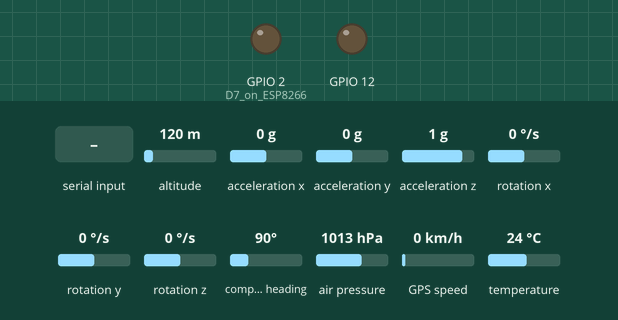
Simulated run of this sketch. Board: ESP32. Shown: output pins drawn as LEDs (lit = HIGH). Inputs (shaded band) come from the test bench; at power-on: altitude 120 m, acceleration x 0 g, acceleration y 0 g, acceleration z 1 g, rotation x 0 °/s, rotation y 0 °/s, rotation z 0 °/s, compass heading 90°, air pressure 1013 hPa, GPS speed 0 km/h, temperature 24 °C. Storage starts empty; the GPS gets a fix after 3 s at 37.7749, -122.4194 with 8 satellites; pins used as bus, display or sensor lines are not drawn; what the sketch prints to the serial monitor is not drawn.

Above: at 3.0 s.
3.1 s: "ok\n" received over the second serial link
At 3.9 s:
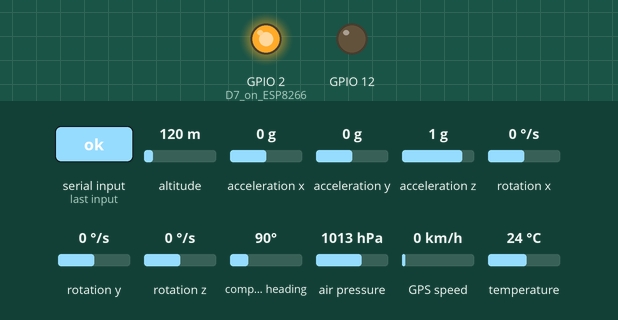
Timing chart, 0 to 56.9 s (numbered marks = the images above; inputs shaded):
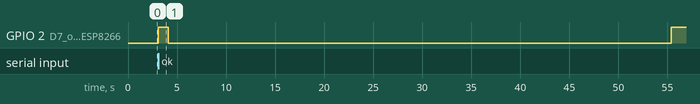

The sketch:

cansat.ino
```cpp
#include "mpu6050.h"
#include <Adafruit_MPL3115A2.h>
#include "FS.h"
#include "SD.h"
#include "SPI.h"
//#include <SoftwareSerial.h>
#include <TinyGPSPlus.h>
#include <HardwareSerial.h>
//SoftwareSerial loraSerial(14, 12); // (rxPin (D5), txPin (D6), inverse_logic, buffer size);
String str;
HardwareSerial loraSerial(1);//comment when back
HardwareSerial ss(2);
static const int RXPin = 16, TXPin = 17;
static const uint32_t GPSBaud = 9600;

int packageID = 0;

#define RST 4


TinyGPSPlus gps;
String Date;
String Time;
String Location;

Adafruit_MPL3115A2 baro = Adafruit_MPL3115A2();
int t=0;

void listDir(fs::FS &fs, const char * dirname, uint8_t levels){
    Serial.printf("Listing directory: %s\n", dirname);

    File root = fs.open(dirname);
    if(!root){
        Serial.println("Failed to open directory");
        return;
    }
    if(!root.isDirectory()){
        Serial.println("Not a directory");
        return;
    }

    File file = root.openNextFile();
    while(file){
        if(file.isDirectory()){
            Serial.print("  DIR : ");
            Serial.println(file.name());
            if(levels){
                listDir(fs, file.path(), levels -1);
            }
        } else {
            Serial.print("  FILE: ");
            Serial.print(file.name());
            Serial.print("  SIZE: ");
            Serial.println(file.size());
        }
        file = root.openNextFile();
    }
}

void createDir(fs::FS &fs, const char * path){
    Serial.printf("Creating Dir: %s\n", path);
    if(fs.mkdir(path)){
        Serial.println("Dir created");
    } else {
        Serial.println("mkdir failed");
    }
}

void removeDir(fs::FS &fs, const char * path){
    Serial.printf("Removing Dir: %s\n", path);
    if(fs.rmdir(path)){
        Serial.println("Dir removed");
    } else {
        Serial.println("rmdir failed");
    }
}

void readFile(fs::FS &fs, const char * path){
    Serial.printf("Reading file: %s\n", path);

    File file = fs.open(path);
    if(!file){
        Serial.println("Failed to open file for reading");
        return;
    }

    Serial.print("Read from file: ");
    while(file.available()){
        Serial.write(file.read());
    }
    file.close();
}

void writeFile(fs::FS &fs, const char * path, const char * message){
    Serial.printf("Writing file: %s\n", path);

    File file = fs.open(path, FILE_WRITE);
    if(!file){
        Serial.println("Failed to open file for writing");
        return;
    }
    if(file.print(message)){
        Serial.println("File written");
    } else {
        Serial.println("Write failed");
    }
    file.close();
}

void appendFile(fs::FS &fs, const char * path, float message){
    Serial.printf("Appending to file: %s\n", path);

    File file = fs.open(path, FILE_APPEND);
    if(!file){
        Serial.println("Failed to open file for appending");
        return;
    }
    if(file.print(message)){
        Serial.println("Message appended");
    } else {
        Serial.println("Append failed");
    }
    file.close();
}

void appendFilechar(fs::FS &fs, const char * path, const char * message){
    Serial.printf("Appending to file: %s\n", path);

    File file = fs.open(path, FILE_APPEND);
    if(!file){
        Serial.println("Failed to open file for appending");
        return;
    }
    if(file.print(message)){
        Serial.println("Message appended");
    } else {
        Serial.println("Append failed");
    }
    file.close();
}

void renameFile(fs::FS &fs, const char * path1, const char * path2){
    Serial.printf("Renaming file %s to %s\n", path1, path2);
    if (fs.rename(path1, path2)) {
        Serial.println("File renamed");
    } else {
        Serial.println("Rename failed");
    }
}

void deleteFile(fs::FS &fs, const char * path){
    Serial.printf("Deleting file: %s\n", path);
    if(fs.remove(path)){
        Serial.println("File deleted");
    } else {
        Serial.println("Delete failed");
    }
}

void testFileIO(fs::FS &fs, const char * path){
    File file = fs.open(path);
    static uint8_t buf[512];
    size_t len = 0;
    uint32_t start = millis();
    uint32_t end = start;
    if(file){
        len = file.size();
        size_t flen = len;
        start = millis();
        while(len){
            size_t toRead = len;
            if(toRead > 512){
                toRead = 512;
            }
            file.read(buf, toRead);
            len -= toRead;
        }
        end = millis() - start;
        Serial.printf("%u bytes read for %u ms\n", flen, end);
        file.close();
    } else {
        Serial.println("Failed to open file for reading");
    }


    file = fs.open(path, FILE_WRITE);
    if(!file){
        Serial.println("Failed to open file for writing");
        return;
    }

    size_t i;
    start = millis();
    for(i=0; i<2048; i++){
        file.write(buf, 512);
    }
    end = millis() - start;
    Serial.printf("%u bytes written for %u ms\n", 2048 * 512, end);
    file.close();
}

void setup() {
  delay(1000);

  pinMode(2, OUTPUT);  // D7 on ESP8266
  pinMode(12,OUTPUT);
  pinMode(RST,OUTPUT);
  led_off();

  // Open serial communications and wait for port to open:
  Serial.begin(115200);  // Serial communication to PC

	ss.begin(GPSBaud, SERIAL_8N1, RXPin, TXPin);
	Serial.println(F("DeviceExample.ino"));
	Serial.println(F("A simple demonstration of TinyGPSPlus with an attached GPS module"));
	Serial.print(F("Testing TinyGPSPlus library v. ")); Serial.println(TinyGPSPlus::libraryVersion());
	Serial.println(F("by Mikal Hart"));
	Serial.println();

  loraSerial.begin(57600,SERIAL_8N1, 14, 27);  // Serial communication to RN2483
  digitalWrite(RST,LOW);
  delay(200);
  digitalWrite(RST,HIGH);
  loraSerial.setTimeout(3000);
  lora_autobaud();

  led_on();
  delay(1000);
  led_off();

  Serial.println("Initing LoRa");

  //loraSerial.listen();
  str = loraSerial.readStringUntil('\n');
  Serial.println(str);
  loraSerial.println("sys get ver");
  str = loraSerial.readStringUntil('\n');
  Serial.println(str);

  loraSerial.println("mac pause");
  str = loraSerial.readStringUntil('\n');
  Serial.println(str);

//  loraSerial.println("radio set bt 0.5");  // Uncomment if we want to use FSK
//  wait_for_ok();

  loraSerial.println("radio set mod lora"); // Comment if we want to use FSK
  str = loraSerial.readStringUntil('\n');
  Serial.println(str);

  loraSerial.println("radio set freq 869100000");
  str = loraSerial.readStringUntil('\n');
  Serial.println(str);

  loraSerial.println("radio set pwr 14");  //max power 14 dBm
  str = loraSerial.readStringUntil('\n');
  Serial.println(str);

  loraSerial.println("radio set sf sf6");
  str = loraSerial.readStringUntil('\n');
  Serial.println(str);

  loraSerial.println("radio set afcbw 41.7");
  str = loraSerial.readStringUntil('\n');
  Serial.println(str);

  loraSerial.println("radio set rxbw 125");
  str = loraSerial.readStringUntil('\n');
  Serial.println(str);

//  loraSerial.println("radio set bitrate 50000");
//  wait_for_ok();

//  loraSerial.println("radio set fdev 25000");
//  wait_for_ok();

  loraSerial.println("radio set prlen 8");
  str = loraSerial.readStringUntil('\n');
  Serial.println(str);

  loraSerial.println("radio set crc on");
  str = loraSerial.readStringUntil('\n');
  Serial.println(str);

  loraSerial.println("radio set iqi off");
  str = loraSerial.readStringUntil('\n');
  Serial.println(str);

  loraSerial.println("radio set cr 4/5");
  str = loraSerial.readStringUntil('\n');
  Serial.println(str);

  loraSerial.println("radio set wdt 60000"); //disable for continuous reception
  str = loraSerial.readStringUntil('\n');
  Serial.println(str);

  loraSerial.println("radio set sync 12");
  str = loraSerial.readStringUntil('\n');
  Serial.println(str);

  loraSerial.println("radio set bw 125");
  str = loraSerial.readStringUntil('\n');
  Serial.println(str);

  Serial.println("ready for lora");


  Init_mpu6050();
  Serial.println("Adafruit_MPL3115A2 test!");
    if(!SD.begin()){
        Serial.println("Card Mount Failed");
        return;
    }
    uint8_t cardType = SD.cardType();

    if(cardType == CARD_NONE){
        Serial.println("No SD card attached");
        return;
    }

    Serial.print("SD Card Type: ");
    if(cardType == CARD_MMC){
        Serial.println("MMC");
    } else if(cardType == CARD_SD){
        Serial.println("SDSC");
    } else if(cardType == CARD_SDHC){
        Serial.println("SDHC");
    } else {
        Serial.println("UNKNOWN");
    }

    uint64_t cardSize = SD.cardSize() / (1024 * 1024);
    Serial.printf("SD Card Size: %lluMB\n", cardSize);
    listDir(SD, "/", 0);
    removeDir(SD, "/sensor");
    createDir(SD, "/sensor");
    writeFile(SD,"/sensor/Pressure.txt","Inches(Hg) ");
    writeFile(SD,"/sensor/Altiitude.txt","meters ");
    writeFile(SD,"/sensor/Temperature.txt","*C ");
    writeFile(SD,"/sensor/Gyroscope.txt","velocity");

    /*wifi
    */
    Serial.println();
}

void loop() {

  if (! baro.begin()) {
        Serial.println("Couldnt find sensor");
        return;
  }

    float pascals = baro.getPressure();
    Serial.print(pascals/3377); Serial.println(" Inches (Hg)");

    float altm = baro.getAltitude();
    Serial.print(altm); Serial.println(" meters");

    float tempC = baro.getTemperature();
    Serial.print(tempC); Serial.println("*C");


    appendFile(SD, "/sensor/Pressure.txt", pascals/3377);
    appendFilechar(SD, "/sensor/Pressure.txt", " ");
    appendFile(SD, "/sensor/Altitude.txt", altm);
    appendFilechar(SD, "/sensor/Altitude.txt", " ");
    appendFile(SD, "/sensor/Temperature.txt", tempC);
    appendFilechar(SD, "/sensor/Temperature.txt", " ");


	while (ss.available() > 0) {
		if (gps.encode(ss.read())) {
			displayInfo();
		}
	}

	if (millis() > 5000 && gps.charsProcessed() < 10) {
		Serial.println(F("No GPS detected: check wiring."));
		while(true);
	}
  delay(2000);
  Serial.println(Date);
  Serial.println(Time);
  Serial.println(Location);


  ReadMPU6050();
  // 串口绘图仪 可视化线加速度曲线
  // Serial.print("Acc_x:");
  // Serial.print(mpu6050_data.Acc_X);
  // Serial.print(",");
  // Serial.print("Acc_Y:");
  // Serial.print(mpu6050_data.Acc_Y);
  // Serial.print(",");
  // Serial.print("Acc_Z:");
  // Serial.println(mpu6050_data.Acc_Z);

  // 串口绘图仪 可视化角速度曲线
  Serial.print("Angle_velocity_R:");
  Serial.println(mpu6050_data.Angle_Velocity_R);
  Serial.print(",");
  Serial.print("Angle_velocity_P:");
  Serial.print(mpu6050_data.Angle_Velocity_P);
  Serial.print(",");
  Serial.print("Angle_velocity_Y:");
  Serial.println(mpu6050_data.Angle_Velocity_Y);

  float AR=mpu6050_data.Angle_Velocity_R;
  float AP=mpu6050_data.Angle_Velocity_P;
  float AY=mpu6050_data.Angle_Velocity_Y;


  delay(50);

  appendFilechar(SD, "/sensor/Gyroscope.txt", " ");
  appendFile(SD, "/sensor/Gyroscope.txt", mpu6050_data.Angle_Velocity_R);
  appendFilechar(SD, "/sensor/Gyroscope.txt", " ");
  appendFile(SD, "/sensor/Gyroscope.txt", mpu6050_data.Angle_Velocity_P);
  appendFilechar(SD, "/sensor/Gyroscope.txt", " ");
  appendFile(SD, "/sensor/Gyroscope.txt", mpu6050_data.Angle_Velocity_Y);
  appendFilechar(SD, "/sensor/Gyroscope.txt", "\n");


  led_on();


  char tempS[15];
  dtostrf(tempC, 3, 1, tempS);
  const char* tempInput=tempS;
  const char* head="Temperature: ";
  char temp[2*strlen(tempInput)+1];
  char header[2*strlen(head)+1];
  stringToHex(tempInput,temp);
  stringToHex(head,header);
  Serial.print("packageID = ");
  Serial.println(packageID);


  char pas[15];
  dtostrf(pascals/3377, 3, 2, pas);
  const char* pasInput=pas;
  head="pascals: ";
  char pa[2*strlen(pasInput)+1];
  header[2*strlen(head)+1];
  stringToHex(pasInput,pa);
  stringToHex(head,header);

  char altitude[15];
  dtostrf(altm, 4, 2, altitude);
  const char* altInput=altitude;
  head="altitude: ";
  char alt[2*strlen(altInput)+1];
  header[2*strlen(head)+1];
  stringToHex(altInput,alt);
  stringToHex(head,header);

  const char* TimeInput=Time.c_str();
  head="Time: ";
  char TimeS[2*strlen(TimeInput)+1];
  header[2*strlen(head)+1];
  stringToHex(TimeInput,TimeS);
  stringToHex(head,header);

  const char* DateInput=Date.c_str();
  head="Date: ";
  char DateS[2*strlen(DateInput)+1];
  header[2*strlen(head)+1];
  stringToHex(DateInput,DateS);
  stringToHex(head,header);

  const char* LocationInput=Location.c_str();
  head="Location: ";
  char LocationS[2*strlen(LocationInput)+1];
  header[2*strlen(head)+1];
  stringToHex(LocationInput,LocationS);
  stringToHex(head,header);
  loraSerial.print("radio tx ");
  loraSerial.println(String(temp)+String(pa)+String(alt)+String(TimeS)+String(DateS)+String(LocationS));
  str = loraSerial.readStringUntil('\n');
  Serial.println(str);
  str = loraSerial.readStringUntil('\n');
  Serial.println(str);

  led_off();
  packageID = packageID + 1;

}


void lora_autobaud()
{
  String response = "";
  while (response=="")
  {
    delay(1000);
    loraSerial.write((byte)0x00);
    loraSerial.write(0x55);
    loraSerial.println();
    loraSerial.println("sys get ver");
    response = loraSerial.readStringUntil('\n');
  }
}


/*
 * This function blocks until the word "ok\n" is received on the UART,
 * or until a timeout of 3*5 seconds.
 */
int wait_for_ok()
{
  str = loraSerial.readStringUntil('\n');
  if ( str.indexOf("ok") == 0 ) {
    return 1;
  }
  else return 0;
}

void led_on()
{
  digitalWrite(2, 1);
}

void led_off()
{
  digitalWrite(2, 0);
}
void stringToHex(const char* inputString, char* hexStringBuffer) {
  int len = strlen(inputString);
  for (int i = 0; i < len; i++) {
    // 将每个字符转换为其十六进制表示，并追加到 hexStringBuffer 中
    sprintf(hexStringBuffer + (i * 2), "%02X", inputString[i]);
  }
}


void displayInfo() {
	Serial.print(F("Location: "));
	if (gps.location.isValid()) {
		Serial.print(gps.location.lat(), 6);
		Serial.print(F(","));
		Serial.print(gps.location.lng(), 6);
    String lat=String(gps.location.lat(),6);
    String lng=String(gps.location.lng(),6);
    String pardon=",";
    Location=lat+pardon+lng;
	} else {
		Serial.print(F("INVALID"));
    Location="xxx.xxxxxx,xxx.xxxxxx";
	}

	Serial.print(F("  Date/Time: "));
	if (gps.date.isValid()) {
		Serial.print(gps.date.month());
		Serial.print(F("/"));
		Serial.print(gps.date.day());
		Serial.print(F("/"));
		Serial.print(gps.date.year());
    String block="/";
    Date=gps.date.month()+block+gps.date.day()+block+gps.date.year();
	} else {
		Serial.print(F("INVALID"));
    Date="xx/xx/xxxx";
	}

	Serial.print(F(" "));
	if (gps.time.isValid()) {
		if (gps.time.hour() < 10) Serial.print(F("0"));
		Serial.print(gps.time.hour());
		Serial.print(F(":"));
		if (gps.time.minute() < 10) Serial.print(F("0"));
		Serial.print(gps.time.minute());
		Serial.print(F(":"));
		if (gps.time.second() < 10) Serial.print(F("0"));
		Serial.print(gps.time.second());
		Serial.print(F("."));
		if (gps.time.centisecond() < 10) Serial.print(F("0"));
		Serial.print(gps.time.centisecond());
    String Hour1;
    String Minute1;
    String Second1;
    String Centisecond1;
    String say=":";
    if(gps.time.hour()<10){ Hour1="0";}else(Hour1="");
    if(gps.time.minute()<10){ Minute1="0";}else Minute1="";
    if(gps.time.second()<10){ Second1="0";}else Second1="";
    if(gps.time.centisecond()<10){Centisecond1="0";}else Centisecond1="";
    Time=Hour1+gps.time.hour()+say+Minute1+gps.time.minute()+say+Second1+gps.time.second()+say+Centisecond1+gps.time.centisecond();
	} else {
		Serial.print(F("INVALID"));
    Time=("xx:xx:xx:xx");
	}

	Serial.println();
}
```

mpu6050.h
```cpp
#include <Adafruit_MPU6050.h>
#include <Adafruit_Sensor.h>
#include <Wire.h>

Adafruit_MPU6050 mpu;

struct MPU6050_DATA
{
  // 摄氏度
  double Temperature = 0.0;

  // 沿三轴的线加速度 米每二次方秒 m/s^2
  double Roll = 0.0;
  double Pitch = 0.0;
  double Yaw = 0.0;

  // 沿三轴的线加速度 米每二次方秒 m/s^2
  double Acc_X = 0.0;
  double Acc_Y = 0.0;
  double Acc_Z = 0.0;

  // 三轴角速度 弧度每秒 rad/s
  double Angle_Velocity_R = 0.0;
  double Angle_Velocity_P = 0.0;
  double Angle_Velocity_Y = 0.0;

}mpu6050_data;

void Init_mpu6050()
{
  // Try to initialize!
  if (!mpu.begin()) {
    Serial.println("Failed to find MPU6050 chip");
    while (1) {
      delay(10);
    }
  }
  Serial.println("MPU6050 Found!");
  /***********************************************
    Available AccelerometerRange:
      MPU6050_RANGE_2_G
      MPU6050_RANGE_4_G
      MPU6050_RANGE_8_G
      MPU6050_RANGE_16_G

    API:
      getAccelerometerRange()
      setAccelerometerRange()
  ***********************************************/
  mpu.setAccelerometerRange(MPU6050_RANGE_8_G);

  /***********************************************
    Available GyroRange:
      MPU6050_RANGE_250_DEG
      MPU6050_RANGE_500_DEG
      MPU6050_RANGE_1000_DEG
      MPU6050_RANGE_2000_DEG

    API:
      getGyroRange()
      setGyroRange()
  ***********************************************/
  mpu.setGyroRange(MPU6050_RANGE_500_DEG);

  /***********************************************
    Available Bandwidth:
      MPU6050_BAND_5_HZ
      MPU6050_BAND_10_HZ
      MPU6050_BAND_21_HZ
      MPU6050_BAND_44_HZ
      MPU6050_BAND_94_HZ
      MPU6050_BAND_184_HZ
      MPU6050_BAND_260_HZ

    API:
      getFilterBandwidth()
      setFilterBandwidth()
  ***********************************************/
  mpu.setFilterBandwidth(MPU6050_BAND_21_HZ);
}


void ReadMPU6050()
{
  /* Get new sensor events with the readings */
  sensors_event_t a, g, temp;
  mpu.getEvent(&a, &g, &temp);

  mpu6050_data.Temperature = temp.temperature;

  mpu6050_data.Acc_X = a.acceleration.x;
  mpu6050_data.Acc_Y = a.acceleration.y;
  mpu6050_data.Acc_Z = a.acceleration.z;

  mpu6050_data.Angle_Velocity_R = g.gyro.x;
  mpu6050_data.Angle_Velocity_P = g.gyro.y;
  mpu6050_data.Angle_Velocity_Y = g.gyro.z;
}
```
